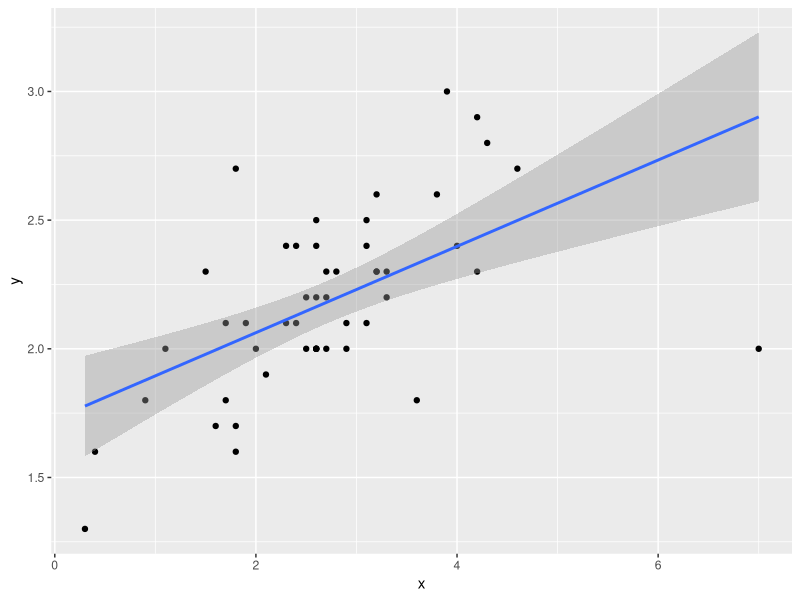
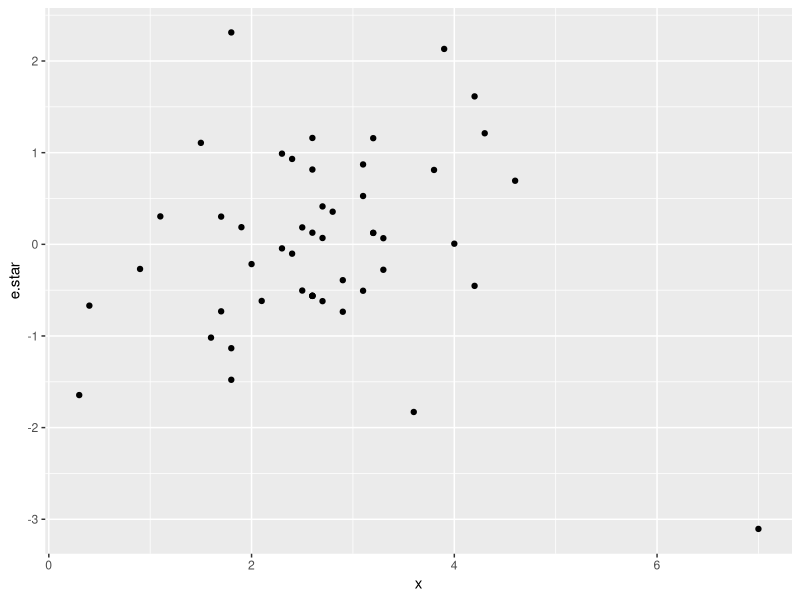
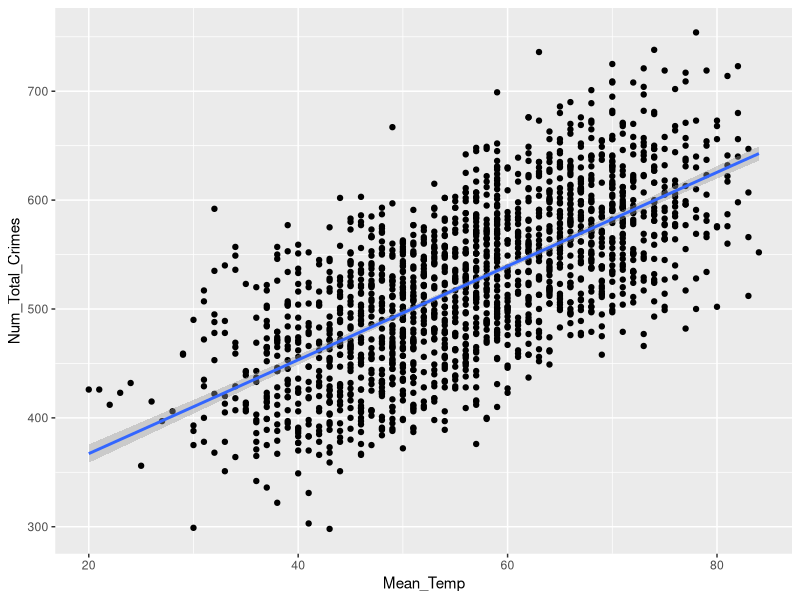
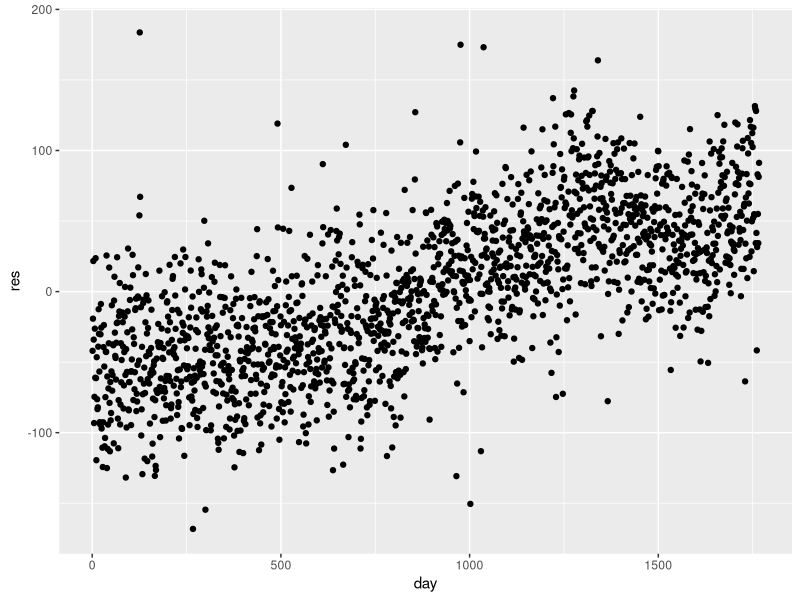
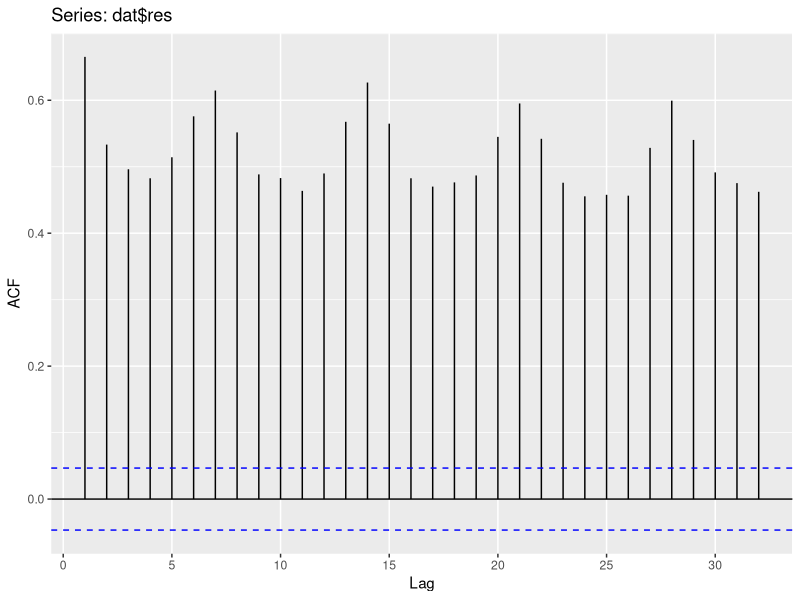

Recreate these plots in R, in order.
## ---- chunk 1
library(tidyverse)

dat = read_csv("example_08_01.csv")

dat |> 
  ggplot(aes(x=x,y=y))+
    geom_point()+
    geom_smooth(method = "lm")

fit = lm(y~x, data=dat)

#calculate semistudentized residuals
dat = dat |> 
  mutate(e.star = fit$residuals / summary(fit)$sigma)

dat |> 
  ggplot(aes(x=x, y=e.star))+
    geom_point()


## ---- chunk 2
library(tidyverse)
library(lmtest)
library(forecast)

dat = read_csv("PortlandWeatherCrime.csv")

#the file does not have a name for the index variable
names(dat)[1] = "day"

dat |> 
  ggplot(aes(x=Mean_Temp, y=Num_Total_Crimes))+
    geom_point()+
    geom_smooth(method="lm")

fit = lm(Num_Total_Crimes~Mean_Temp, data=dat)
fit |> summary()

dat$res = fit |> resid()

ggplot(dat, aes(x=day, y=res))+
  geom_point()

## ---- chunk 3
ggAcf(dat$res)
## ---- chunk 4
dwtest(fit)

Box.test(dat$res, lag=7,type="Ljung")

bgtest(fit, order=7)
